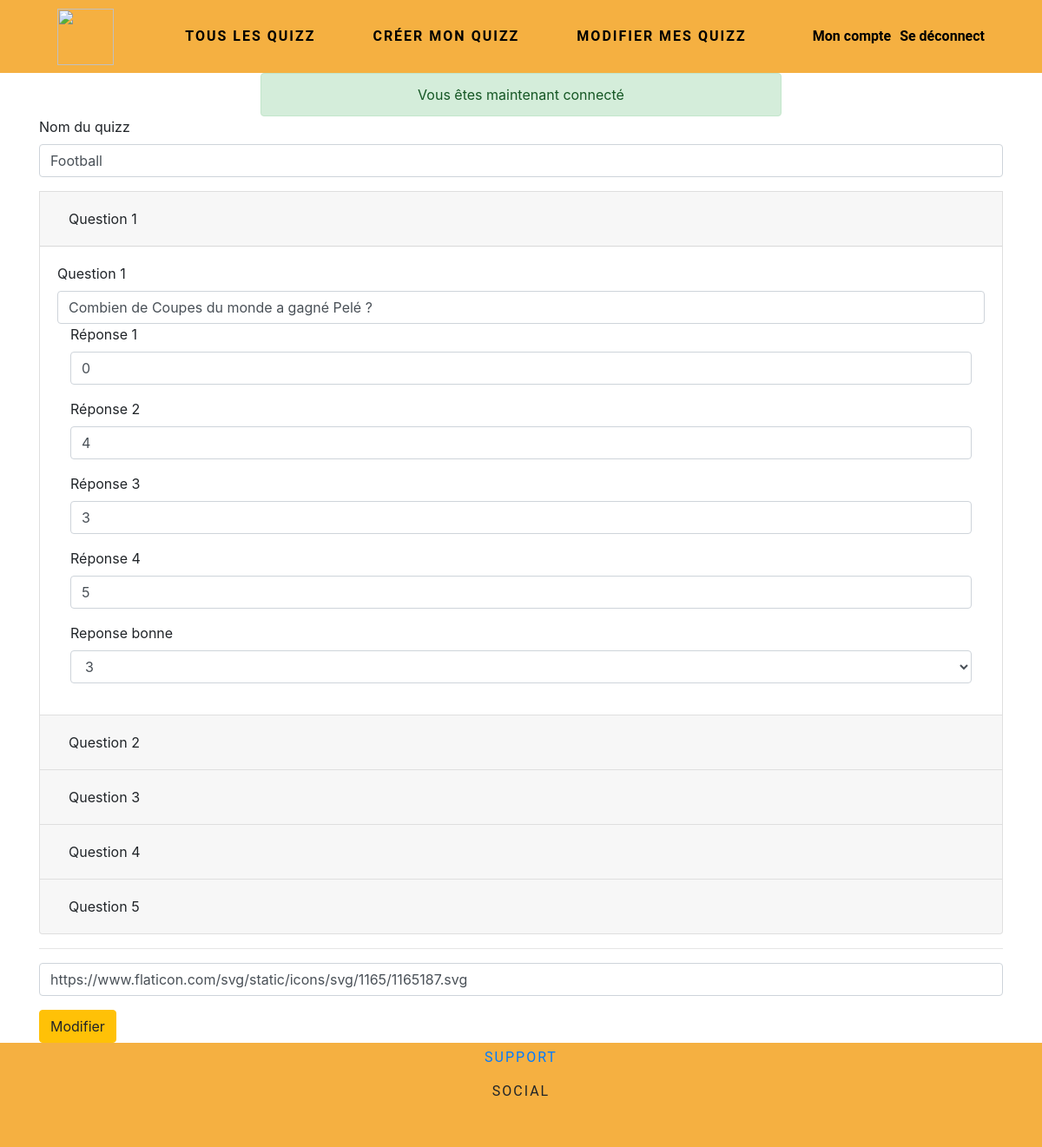
The page /Inscription/php/modify_quizz.php/?id_quizz=9 (signed in) on the database as committed earlier.
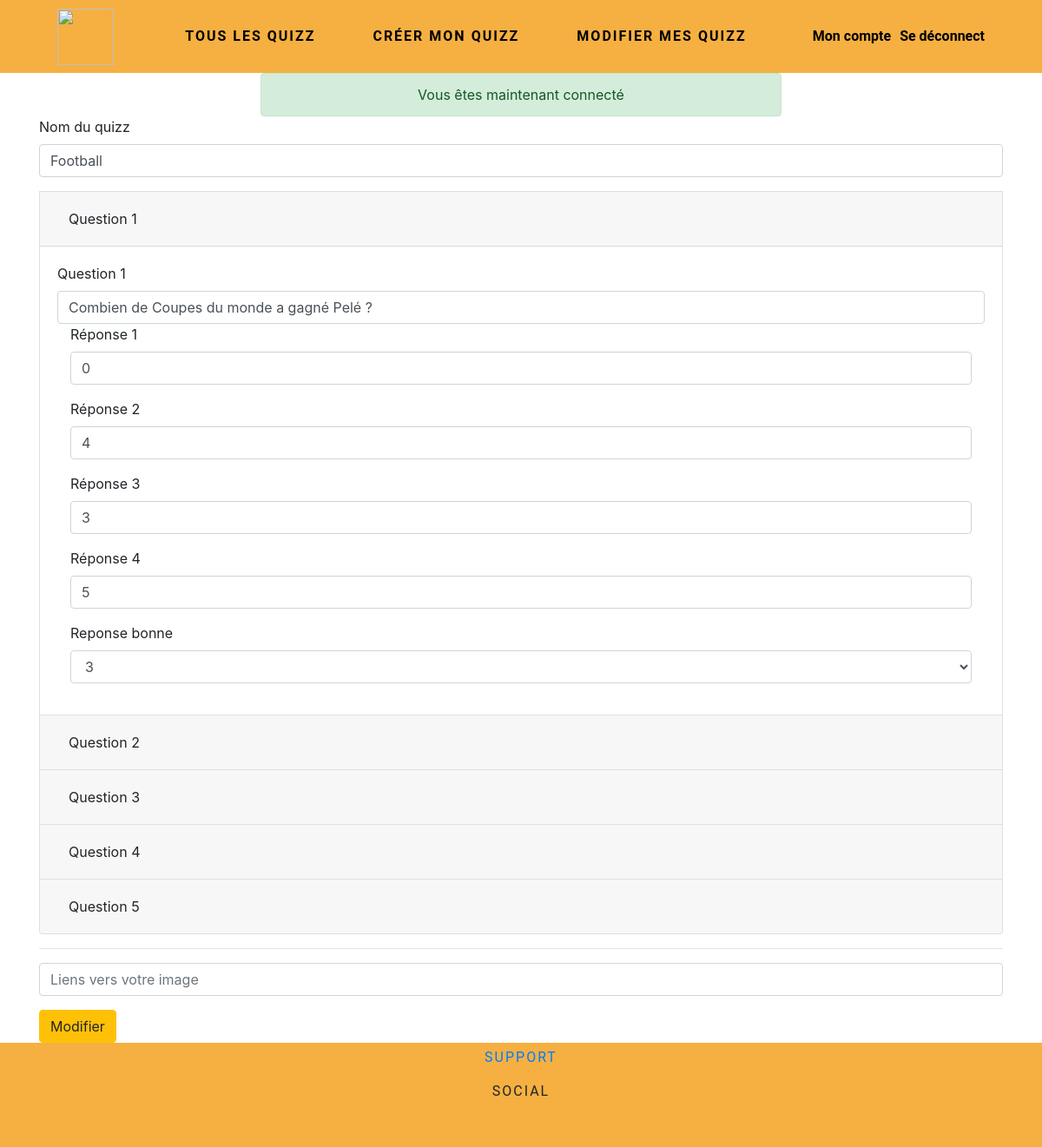
The same page on the database as committed later.
### tables this page shows
CREATE TABLE `quizz` (
  `id_quizz` int(11) NOT NULL,
  `quizz_name` varchar(255) NOT NULL,
  `quizz_q1` varchar(255) DEFAULT NULL,
  `quizz_q1r1` varchar(255) DEFAULT NULL,
  `quizz_q1r2` varchar(255) DEFAULT NULL,
  `quizz_q1r3` varchar(255) DEFAULT NULL,
  `quizz_q1r4` varchar(255) DEFAULT NULL,
  `quizz_q2` varchar(255) DEFAULT NULL,
  `quizz_q2r1` varchar(255) DEFAULT NULL,
  `quizz_q2r2` varchar(255) DEFAULT NULL,
  `quizz_q2r3` varchar(255) DEFAULT NULL,
  `quizz_q2r4` varchar(255) DEFAULT NULL,
  `quizz_q3` varchar(255) DEFAULT NULL,
  `quizz_q3r1` varchar(255) DEFAULT NULL,
  `quizz_q3r2` varchar(255) DEFAULT NULL,
  `quizz_q3r3` varchar(255) DEFAULT NULL,
  `quizz_q3r4` varchar(255) DEFAULT NULL,
  `quizz_q4` varchar(255) DEFAULT NULL,
  `quizz_q4r1` varchar(255) DEFAULT NULL,
  `quizz_q4r2` varchar(255) DEFAULT NULL,
  `quizz_q4r3` varchar(255) DEFAULT NULL,
  `quizz_q4r4` varchar(255) DEFAULT NULL,
  `quizz_q5` varchar(255) DEFAULT NULL,
  `quizz_q5r1` varchar(255) DEFAULT NULL,
  `quizz_q5r2` varchar(255) DEFAULT NULL,
  `quizz_q5r3` varchar(255) DEFAULT NULL,
  `quizz_q5r4` varchar(255) DEFAULT NULL,
  `quizz_q1rb` int(4) DEFAULT NULL,
  `quizz_q2rb` int(4) DEFAULT NULL,
  `quizz_q3rb` int(4) DEFAULT NULL,
  `quizz_q4rb` int(4) DEFAULT NULL,
  `quizz_q5rb` int(4) DEFAULT NULL,
  `id_user` int(11) NOT NULL,
  `img_link` text DEFAULT NULL
);

### functions/utilitaires.php (called while the page is built)
<?php
function get_url()
{
    return (!empty($_SERVER['HTTPS']) ? 'https' : 'http') . '://' . $_SERVER['HTTP_HOST'] . '';
}

### Inscription/php/inc/request.php (called while the page is built)
<?php
require 'db.php';
$result_quizz = $pdo->query('SELECT * FROM quizz INNER JOIN users WHERE quizz.id_user = users.id');

### Inscription/php/modify_quizz.php (the view, shortened to what this page needs)
<?php
require 'inc/db.php';
require 'inc/request.php';
$id_quizz = isset($_GET['id_quizz']) ? $_GET['id_quizz'] : NULL;
?>
<!doctype html>
<html lang="en">
<head>
    <link rel="stylesheet" href="https://stackpath.bootstrapcdn.com/bootstrap/4.3.1/css/bootstrap.min.css">
    <link rel="stylesheet" href="../../../assets/css/style.main.css">
<body>
    <?php include 'inc/header.php' ?>
    <?php if (isset($_SESSION['flash'])) : ?>
        <?php foreach ($_SESSION['flash'] as $type => $message) : ?>
            <div class="alert alert-<?= $type ?>" style="width: 50%; text-align: center;margin: 0 auto;">
                <?= $message; ?>
            </div>
        <?php endforeach; ?>
    <?php endif; ?>
    <div class="container">
        <div class="quizz-list">
            <?php while ($quizz = $result_quizz->fetch(PDO::FETCH_OBJ)) : ?>
                <?php if ($quizz->id_quizz == intval($id_quizz)) : ?>
                    <form method='post' action="modify_quizz.php" class='needs-validation' novalidate>
                        <div class="accordion" id="accordionExample">
                            <div class="form-group">
                                <label for="QuizzName">Nom du quizz</label>
                                <input type="text" class="form-control" id="QuizzName" placeholder="Entrez le nom du quizz" name="quizz_name" value="<?php echo $quizz->quizz_name; ?>" required>
                            </div>
                            <div class="card">
                                <div class="card-header" id="headingOne">
                                    <h5 class="mb-0">
                                        <button class="btn" type="button" data-toggle="collapse" data-target="#collapseOne" aria-expanded="true" aria-controls="collapseOne">
                                            Question 1
                                        </button>
                                    </h5>
                                </div>
                                <div id="collapseOne" class="collapse show" aria-labelledby="headingOne" data-parent="#accordionExample">
                                    <div class="card-body">
                                        <div class="form-group">
                                            <label for="QuizzQ1">Question 1</label>
                                            <input type="text" class="form-control" id="QuizzQ1" placeholder="Question 1" name="quizz_q1" value="<?php echo $quizz->quizz_q1; ?>" required>
                                            <div class="container">
                                                <div class="form-group">
                                                    <label for="QuizzQ1R1">Réponse 1</label>
                                                    <input type="text" class="form-control" id="QuizzQ1R1" placeholder="Réponse 1" name="quizz_q1r1" value="<?php echo $quizz->quizz_q1r1; ?>">
                                                </div>
                                                <div class="form-group">
                                                    <label for="QuizzQ1R2">Réponse 2</label>
                                                    <input type="text" class="form-control" id="QuizzQ1R2" placeholder="Réponse 2" name="quizz_q1r2" value="<?php echo $quizz->quizz_q1r2; ?>">
                                                </div>
                                                <div class="form-group">
                                                    <label for="QuizzQ1R3">Réponse 3</label>
                                                    <input type="text" class="form-control" id="QuizzQ1R3" placeholder="Réponse 3" name="quizz_q1r3" value="<?php echo $quizz->quizz_q1r3; ?>">
                                                </div>
                                                <div class="form-group">
                                                    <label for="QuizzQ1R4">Réponse 4</label>
                                                    <input type="text" class="form-control" id="QuizzQ1R4" placeholder="Réponse 4" name="quizz_q1r4" value="<?php echo $quizz->quizz_q1r4; ?>">
                                                </div>
                                                <div class="form-group">
                                                    <label for="QuizzQ1Rb">Reponse bonne</label>
                                                    <select class="form-control" id="QuizzQ1Rb" name="quizz_q1rb">
                                                        <option selected="selected"><?php echo $quizz->quizz_q1rb; ?></option>
                                                    </select>
                                                </div>
                                            </div>
                                        </div>
                                    </div>
                                </div>
                            </div>
                            <div class="card">
                                <div class="card-header" id="headingTwo">
                                    <h5 class="mb-0">
                                        <button class="btn collapsed" type="button" data-toggle="collapse" data-target="#collapseTwo" aria-expanded="false" aria-controls="collapseTwo">
                                            Question 2
                                        </button>
                                    </h5>
                                </div>
                            </div>
                            <div class="card">
                                <div class="card-header" id="headingThree">
                                    <h5 class="mb-0">
                                        <button class="btn collapsed" type="button" data-toggle="collapse" data-target="#collapseThree" aria-expanded="false" aria-controls="collapseThree">
                                            Question 3
                                        </button>
                                    </h5>
                                </div>
                            </div>
                            <div class="card">
                                <div class="card-header" id="headingFour">
                                    <h5 class="mb-0">
                                        <button class="btn" type="button" data-toggle="collapse" data-target="#collapseFour" aria-expanded="false" aria-controls="collapseFour">
                                            Question 4
                                        </button>
                                    </h5>
                                </div>
                            </div>
                            <div class="card">
                                <div class="card-header" id="headingFive">
                                    <h5 class="mb-0">
                                        <button class="btn collapsed" type="button" data-toggle="collapse" data-target="#collapseFive" aria-expanded="false" aria-controls="collapseFive">
                                            Question 5
                                        </button>
                                    </h5>
                                </div>
                            </div>
                        </div>
                        <hr>
                        <div class="form-group">
                            <input class="form-control" type="text" name="img_link" placeholder="Liens vers votre image" required value="<?php echo $quizz->img_link; ?>">
                        </div>
                        <button type="submit" class="btn btn-warning" name="modifier">Modifier</button>
                    </form>
                <?php endif; ?>
            <?php endwhile; ?>
        </div>
    </div>
    <?php include 'inc/footer.php' ?>
</body>

### Inscription/php/inc/header.php (shortened to what this page needs)
<?php require_once("../../functions/utilitaires.php"); ?>
<header>
    <nav class="navbar navbar-expand-lg">
        <div class="container-fluid container-p-50">
            <a class="navbar-brand" href="index.php">
                <img class="logo" src="https://image.flaticon.com/icons/png/512/36/36601.png">
            </a>
            <div class="collapse navbar-collapse" id="navbarSupportedContent">
                <ul class="navbar-nav">
                    <li class="nav-item">
                        <a class="nav-link" href="<?= get_url() ?>/YdaysQuizzApp/liste-quizz.php">Tous les quizz</a>
                    </li>
                    <?php if (isset($_SESSION['auth'])) : ?>
                        <li class="nav-item">
                            <a class="nav-link" href="../php/add_quizz.php">Créer mon quizz</a>
                        </li>
                        <li class="nav-item">
                            <a class="nav-link" href="../php/view_quizz.php">Modifier mes quizz</a>
                        </li>
                    <?php endif; ?>
                </ul>
                <?php if (isset($_SESSION['auth'])) : ?>
                    <a href="<?= get_url() ?>/YdaysQuizzApp/Inscription/php/account.php" class="connexion">
                        <span>Mon compte</span>
                    </a>
                    <a href="<?= get_url() ?>/YdaysQuizzApp/Inscription/php/logout.php" class="connexion">
                        <span>Se déconnect</span>
                    </a>
                <?php endif; ?>
            </div>
        </div>
    </nav>
</header>

### Inscription/php/inc/footer.php (shortened to what this page needs)
<footer class="sticky-bottom">
    <div class="support">
        <a href="#">Support</a>
    </div>
    <div class="social">
        <p>Social</p>
    </div>
</footer>

### assets/css/style.main.css (style rules this page uses)
.container-fluid { max-width: 1400px; }
.container-p-50 { padding-left: 50px; padding-right: 50px; }
::marker { font-weight: 800; }
header { z-index: 2; position: relative; }
nav { background-color: #F5B041; font-family: "Roboto", sans-serif; font-size: 16px; text-transform: uppercase; }
nav.navbar { transition: 0.3s all; width: 100%; height: 84px; padding-top: 0; padding-bottom: 0; }
nav.navbar .navbar-brand .logo { height: 65px; width: 65px; transition: 0.3s all; }
nav.navbar .navbar-nav { margin: 0 auto; }
nav.navbar .navbar-nav .nav-item { letter-spacing: 2px; }
nav.navbar .navbar-nav .nav-item + .nav-item { margin-left: 50px; }
nav.navbar a { text-decoration: none; color: #000; font-weight: 600; transition: 0.3s all; }
nav.navbar a.connexion { text-transform: initial; }
nav.navbar a.connexion span { padding-left: 10px; }
footer { font-family: "Roboto", sans-serif; letter-spacing: 2px; font-size: 16px; text-transform: uppercase; height: 120px; background-color: #F5B041; }
.social { text-align: center; margin: 10px; margin-bottom: 0; }
.support { padding: 5px; text-align: center; }

Rows that differ between the two databases and show on the page:
changed quizz "Football": img_link "https://www.flaticon.com/svg/static/icons/svg/1165/1165187.svg" → (not shown)
